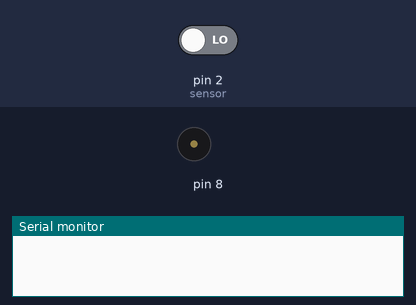
A sketch run on a simulated Arduino Uno, built with avr-gcc and run on an emulated ATmega328P. Shown: buzzer (waves = sounding), the last lines printed to the serial monitor. The inputs (shaded band) are chosen by the test bench; at power-on: pin 2 (sensor) LOW.

Above: at 1.2 s.
1.3 s: pin 2 (sensor) driven HIGH
At 3.87 s:
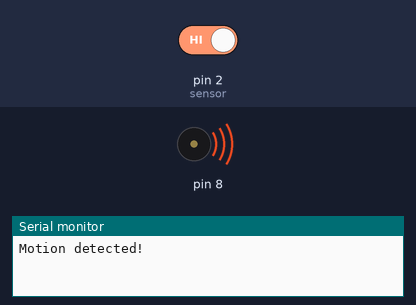
4.3 s: pin 2 (sensor) driven LOW
At 7.4 s:
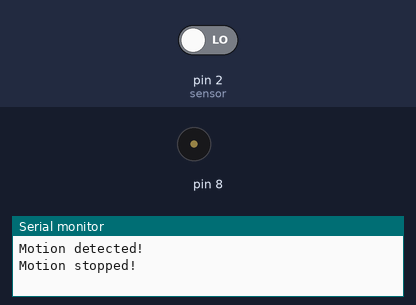
Timing chart, 0 to 8.9 s (numbered marks = the images above; inputs shaded):
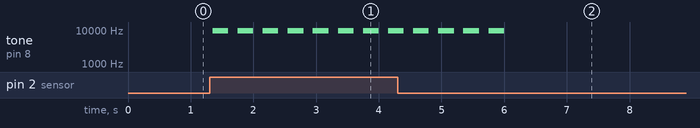

Measured:
- after the input at 1.3 s, tone on pin 8: alternates 9453 Hz for 0.25 s and silent for 0.15 s, starting after 0.05 s
- after the input at 4.3 s, tone on pin 8: goes on until 6.0 s, then stays silent

The sketch:

PiezoAndPIR.ino
```cpp
int sensor = 2;              // the pin that the sensor is atteched to
int state = LOW;             // by default, no motion detected
int val = 0;                 // variable to store the sensor status (value)

void setup() {
  pinMode(sensor, INPUT);    // initialize sensor as an input
  Serial.begin(9600);        // initialize serial
}

void loop(){
  val = digitalRead(sensor);   // read sensor value
    if (val == HIGH) {       // check if the sensor is HIGH
         for(int i=0; i<=5; i++){
          tone(8, 9453);
          delay(250);
          noTone(8);
          delay(150);
          }

    if (state == LOW) {
      Serial.println("Motion detected!");
      state = HIGH;       // update variable state to HIGH
  }
}
  else {
      noTone(8);
      delay(150);

      if (state == HIGH){
        Serial.println("Motion stopped!");
        state = LOW;       // update variable state to LOW
    }
  }
}
```
